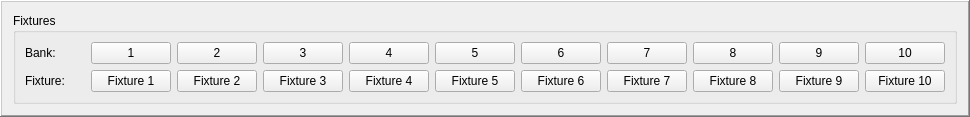
    <widget class="QFrame" name="frame_3">
     <property name="frameShape">
      <enum>QFrame::Shape::WinPanel</enum>
     </property>
     <property name="frameShadow">
      <enum>QFrame::Shadow::Raised</enum>
     </property>
     <property name="lineWidth">
      <number>10</number>
     </property>
     <property name="midLineWidth">
      <number>7</number>
     </property>
     <layout class="QGridLayout" name="gridLayout">
      <item row="1" column="0">
       <widget class="QGroupBox" name="groupBox">
        <property name="title">
         <string>Fixtures</string>
        </property>
        <layout class="QVBoxLayout" name="verticalLayout_25">
         <item>
          <layout class="QHBoxLayout" name="horizontalLayout_30">
           <item>
            <widget class="QLabel" name="label_2">
             <property name="sizePolicy">
              <sizepolicy hsizetype="Fixed" vsizetype="Preferred">
               <horstretch>0</horstretch>
               <verstretch>0</verstretch>
              </sizepolicy>
             </property>
             <property name="minimumSize">
              <size>
               <width>60</width>
               <height>0</height>
              </size>
             </property>
             <property name="maximumSize">
              <size>
               <width>60</width>
               <height>16777215</height>
              </size>
             </property>
             <property name="frameShape">
              <enum>QFrame::Shape::NoFrame</enum>
             </property>
             <property name="text">
              <string>Bank:</string>
             </property>
            </widget>
           </item>
           <item>
            <widget class="aPushButton" name="m_pBank_01">
             <property name="minimumSize">
              <size>
               <width>80</width>
               <height>0</height>
              </size>
             </property>
             <property name="text">
              <string>1</string>
             </property>
             <property name="checkable">
              <bool>true</bool>
             </property>
            </widget>
           </item>
           <item>
            <widget class="aPushButton" name="m_pBank_02">
             <property name="minimumSize">
              <size>
               <width>80</width>
               <height>0</height>
              </size>
             </property>
             <property name="text">
              <string>2</string>
             </property>
             <property name="checkable">
              <bool>true</bool>
             </property>
            </widget>
           </item>
           <item>
            <widget class="aPushButton" name="m_pBank_03">
             <property name="minimumSize">
              <size>
               <width>80</width>
               <height>0</height>
              </size>
             </property>
             <property name="text">
              <string>3</string>
             </property>
             <property name="checkable">
              <bool>true</bool>
             </property>
            </widget>
           </item>
           <item>
            <widget class="aPushButton" name="m_pBank_04">
             <property name="minimumSize">
              <size>
               <width>80</width>
               <height>0</height>
              </size>
             </property>
             <property name="text">
              <string>4</string>
             </property>
             <property name="checkable">
              <bool>true</bool>
             </property>
            </widget>
           </item>
           <item>
            <widget class="aPushButton" name="m_pBank_05">
             <property name="minimumSize">
              <size>
               <width>80</width>
               <height>0</height>
              </size>
             </property>
             <property name="text">
              <string>5</string>
             </property>
             <property name="checkable">
              <bool>true</bool>
             </property>
            </widget>
           </item>
           <item>
            <widget class="aPushButton" name="m_pBank_06">
             <property name="minimumSize">
              <size>
               <width>80</width>
               <height>0</height>
              </size>
             </property>
             <property name="text">
              <string>6</string>
             </property>
             <property name="checkable">
              <bool>true</bool>
             </property>
            </widget>
           </item>
           <item>
            <widget class="aPushButton" name="m_pBank_07">
             <property name="minimumSize">
              <size>
               <width>80</width>
               <height>0</height>
              </size>
             </property>
             <property name="text">
              <string>7</string>
             </property>
             <property name="checkable">
              <bool>true</bool>
             </property>
            </widget>
           </item>
           <item>
            <widget class="aPushButton" name="m_pBank_08">
             <property name="minimumSize">
              <size>
               <width>80</width>
               <height>0</height>
              </size>
             </property>
             <property name="text">
              <string>8</string>
             </property>
             <property name="checkable">
              <bool>true</bool>
             </property>
            </widget>
           </item>
           <item>
            <widget class="aPushButton" name="m_pBank_09">
             <property name="minimumSize">
              <size>
               <width>80</width>
               <height>0</height>
              </size>
             </property>
             <property name="text">
              <string>9</string>
             </property>
             <property name="checkable">
              <bool>true</bool>
             </property>
            </widget>
           </item>
           <item>
            <widget class="aPushButton" name="m_pBank_10">
             <property name="minimumSize">
              <size>
               <width>80</width>
               <height>0</height>
              </size>
             </property>
             <property name="text">
              <string>10</string>
             </property>
             <property name="checkable">
              <bool>true</bool>
             </property>
            </widget>
           </item>
          </layout>
         </item>
         <item>
          <layout class="QHBoxLayout" name="horizontalLayout_26">
           <item>
            <widget class="QLabel" name="label">
             <property name="sizePolicy">
              <sizepolicy hsizetype="Fixed" vsizetype="Preferred">
               <horstretch>0</horstretch>
               <verstretch>0</verstretch>
              </sizepolicy>
             </property>
             <property name="minimumSize">
              <size>
               <width>60</width>
               <height>0</height>
              </size>
             </property>
             <property name="maximumSize">
              <size>
               <width>60</width>
               <height>16777215</height>
              </size>
             </property>
             <property name="frameShape">
              <enum>QFrame::Shape::NoFrame</enum>
             </property>
             <property name="text">
              <string>Fixture:</string>
             </property>
            </widget>
           </item>
           <item>
            <widget class="Fixture" name="m_pFixture_01">
             <property name="minimumSize">
              <size>
               <width>80</width>
               <height>0</height>
              </size>
             </property>
             <property name="text">
              <string>Fixture 1</string>
             </property>
             <property name="checkable">
              <bool>true</bool>
             </property>
            </widget>
           </item>
           <item>
            <widget class="Fixture" name="m_pFixture_2">
             <property name="minimumSize">
              <size>
               <width>80</width>
               <height>0</height>
              </size>
             </property>
             <property name="text">
              <string>Fixture 2</string>
             </property>
             <property name="checkable">
              <bool>true</bool>
             </property>
            </widget>
           </item>
           <item>
            <widget class="Fixture" name="m_pFixture_3">
             <property name="minimumSize">
              <size>
               <width>80</width>
               <height>0</height>
              </size>
             </property>
             <property name="text">
              <string>Fixture 3</string>
             </property>
             <property name="checkable">
              <bool>true</bool>
             </property>
            </widget>
           </item>
           <item>
            <widget class="Fixture" name="m_pFixture_4">
             <property name="minimumSize">
              <size>
               <width>80</width>
               <height>0</height>
              </size>
             </property>
             <property name="text">
              <string>Fixture 4</string>
             </property>
             <property name="checkable">
              <bool>true</bool>
             </property>
            </widget>
           </item>
           <item>
            <widget class="Fixture" name="m_pFixture_5">
             <property name="minimumSize">
              <size>
               <width>80</width>
               <height>0</height>
              </size>
             </property>
             <property name="text">
              <string>Fixture 5</string>
             </property>
             <property name="checkable">
              <bool>true</bool>
             </property>
            </widget>
           </item>
           <item>
            <widget class="Fixture" name="m_pFixture_6">
             <property name="minimumSize">
              <size>
               <width>80</width>
               <height>0</height>
              </size>
             </property>
             <property name="text">
              <string>Fixture 6</string>
             </property>
             <property name="checkable">
              <bool>true</bool>
             </property>
            </widget>
           </item>
           <item>
            <widget class="Fixture" name="m_pFixture_7">
             <property name="minimumSize">
              <size>
               <width>80</width>
               <height>0</height>
              </size>
             </property>
             <property name="text">
              <string>Fixture 7</string>
             </property>
             <property name="checkable">
              <bool>true</bool>
             </property>
            </widget>
           </item>
           <item>
            <widget class="Fixture" name="m_pFixture_8">
             <property name="minimumSize">
              <size>
               <width>80</width>
               <height>0</height>
              </size>
             </property>
             <property name="text">
              <string>Fixture 8</string>
             </property>
             <property name="checkable">
              <bool>true</bool>
             </property>
            </widget>
           </item>
           <item>
            <widget class="Fixture" name="m_pFixture_9">
             <property name="minimumSize">
              <size>
               <width>80</width>
               <height>0</height>
              </size>
             </property>
             <property name="text">
              <string>Fixture 9</string>
             </property>
             <property name="checkable">
              <bool>true</bool>
             </property>
            </widget>
           </item>
           <item>
            <widget class="Fixture" name="m_pFixture_10">
             <property name="minimumSize">
              <size>
               <width>80</width>
               <height>0</height>
              </size>
             </property>
             <property name="text">
              <string>Fixture 10</string>
             </property>
             <property name="checkable">
              <bool>true</bool>
             </property>
            </widget>
           </item>
          </layout>
         </item>
        </layout>
       </widget>
      </item>
     </layout>
    </widget>
